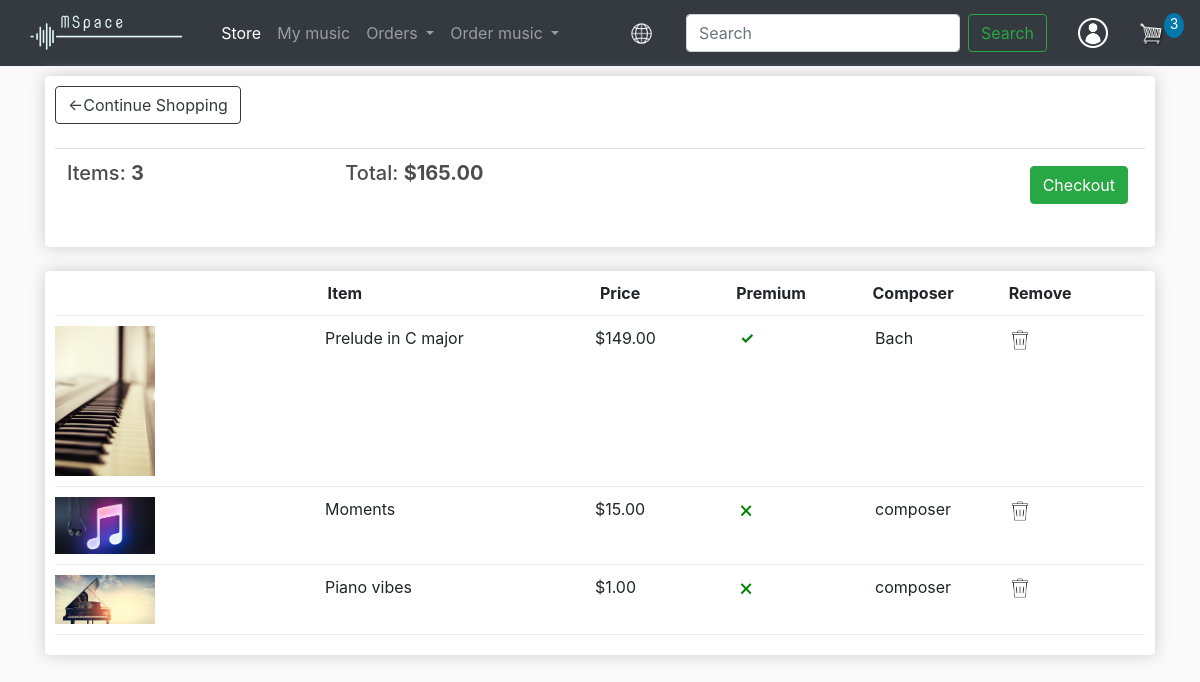
The app's page /cart/ (signed in) with its own data.
### store/models.py (models this page shows, shortened)
class Order(models.Model):
    customer = models.ForeignKey(Customer, on_delete=models.SET_NULL, blank=True, null=True)
    date_ordered = models.DateTimeField(auto_now_add=True)
    complete = models.BooleanField(max_length=200, null=True)
    project = models.CharField(max_length=200, null=True)
    transaction_id = models.CharField(max_length=200, null=True)
    @property
    def get_cart_total(self):
        order_items = self.orderitem_set.all()
        return sum([item.get_price for item in order_items])
    @property
    def get_cart_count(self):
        order_items = self.orderitem_set.all()
        return order_items.count()

class OrderItem(models.Model):
    product = models.ForeignKey(Product, on_delete=models.SET_NULL, blank=True, null=True)
    order = models.ForeignKey(Order, on_delete=models.SET_NULL, blank=True, null=True)
    date_added = models.DateTimeField(auto_now_add=True)
    premium = models.BooleanField(max_length=200, null=True)
    @property
    def get_price(self):
        if self.premium:
            return self.product.premium_price
        else:
            return self.product.standard_price

class Product(models.Model):
    name = models.CharField(max_length=200, null=True)
    description = models.CharField(max_length=500, null=True, blank=True)
    composer = models.ForeignKey(Composer, on_delete=models.SET_NULL, blank=True, null=True)
    image = models.ImageField(upload_to='images/products/', null=True, blank=True)
    file = models.FileField(upload_to='files/', max_length=200, null=True)
    duration = models.DurationField(null=True)
    standard_price = models.DecimalField(max_digits=7, decimal_places=2)
    premium_price = models.DecimalField(max_digits=7, decimal_places=2)
    genres = models.ManyToManyField(Genre, blank=True)
    instruments = models.ManyToManyField(Instrument, blank=True)
    emotions = models.ManyToManyField(Emotion, blank=True)
    @property
    def image_url(self):
        try:
            url = self.image.url
        except:
            url = ''
        return url

class Composer(models.Model):
    user = models.OneToOneField(User, on_delete=models.CASCADE, null=True, blank=True)
    name = models.CharField(max_length=50, null=True)
    first_name = models.CharField(max_length=50, null=True)
    last_name = models.CharField(max_length=50, null=True)
    email = models.EmailField(null=True)
    rating = models.FloatField(blank=True, null=True)
    image = models.ImageField(upload_to='images/composers/', null=True, blank=True)
    balance = models.FloatField(default=0, blank=True, null=True)
    def __str__(self):
        return self.user.username

### store/views.py (the view)
# urls.py: path('cart/', views.cart, name="cart"),
def cart(request):
    data = cartData(request)
    items = data['items']
    order = data['order']
    cartCount = data['cartCount']
    context = {'items': items, 'order': order, 'cartCount': cartCount}
    return render(request, 'store/cart.html', context)

### store/models.py (called while the page is built)
    @property
    def get_personal_data(self):
        try:
            personal_data = self.personaldata
        except:
            personal_data = None
        return personal_data

### store/templatetags/filters.py (called while the page is built)
def is_customer(user):
    try:
        client = user.customer
        return True
    except:
        return False

def remove_lang_code(url):
    url = re.sub(r'/?(uk|en)/?', "", url)
    if url == '' or url == '/':
        return ''
    return '/' + url

### store/utils.py (called while the page is built)
def cartData(request):
    if request.user.is_authenticated:
        try:
            customer = request.user.customer
            order, created = Order.objects.get_or_create(customer=customer, complete=False)
            items = order.orderitem_set.all()
            personal_data = request.user.customer.get_personal_data
            cartCount = order.get_cart_count
        except:
            order = None
            items = None
            personal_data = None
            cartCount = 0
    else:
        cookieData = cookieCart(request)
        items = cookieData['items']
        order = cookieData['order']
        cartCount = cookieData['cartCount']
        personal_data = None
    return {'items': items, 'order': order, 'cartCount': cartCount, 'personal_data': personal_data}

### store/templates/store/cart.html
{% extends 'store/main.html' %}
{% load static %}
{% block content %}
    <div class="row">
        <div class="col-lg-12">
            <div class="box-element">
                <a class="btn btn-outline-dark" href="{% url 'store' %}">&#x2190;Continue Shopping</a>
                <br>
                <br>
                <table class="table">
                    <tr>
                        <th><h5>Items: <strong>{{ order.get_cart_count }}</strong></h5></th>
                        <th><h5>Total: <strong>${{ order.get_cart_total|floatformat:2 }}</strong></h5></th>
                        <th>
                            <a style="float: right; margin:5px" class="btn btn-success" href="{% url 'checkout' %}">Checkout</a>
                        </th>
                    </tr>
                </table>
            </div>
            <br>
            <div class="box-element">
                <div class="cart-row">
                    <div style="flex:2"></div>
                    <div style="flex:2"><strong>Item</strong></div>
                    <div style="flex:1"><strong>Price</strong></div>
                    <div style="flex:1"><strong>Premium</strong></div>
                    <div style="flex:1"><strong>Composer</strong></div>
                    <div style="flex:1"><strong>Remove</strong></div>
                </div>
                {% for item in items %}
                    <div class="cart-row">
                        <div style="flex:2"><img class="row-image" src="{{ item.product.image_url }}"></div>
                        <div style="flex:2">{{ item.product.name }}</div>
                        ${% if item.premium %}
                            <div style="flex:1"><p>{{ item.product.premium_price|floatformat:2 }}</p></div>
                            <div style="flex:1; color:green; font-weight: bold">&#10003;</div>
                        {% else %}
                            <div style="flex:1"><p>{{ item.product.standard_price|floatformat:2 }}</p></div>
                            <div style="flex:1; color:green">&#128473;</div>
                        {% endif %}
                        <div style="flex:1">{{ item.product.composer }}</div>
                        <div style="flex:1"><img data-product={{ item.product.id }} data-action="remove" class="row-image update-cart" style="width:20px" src="{% static 'images/bin.png' %}"></div>
                </div>
                {% endfor %}
            </div>
        </div>
    </div>
{% endblock content %}

### static/css/main.css (style rules this page uses)
body { background-color: hsl(0, 0%, 98%); }
h1,h2,h3,h4,h5,h6 { color:hsl(0, 0%, 30%); }
.box-element { box-shadow:hsl(0, 0%, 80%) 0 0 16px; background-color: #fff; border-radius: 4px; padding: 10px; }
.col-lg-4, .col-lg-6, .col-lg-8, .col-lg-12 { margin-top: 10px; }
.row-image { width: 100px; }
.cart-row { display: flex; align-items: flex-stretch; padding-bottom: 10px; margin-bottom: 10px; border-bottom: 1px solid #ececec; }

### records on screen
Order: get_cart_count "3", get_cart_total "165.00"
OrderItem: product.image_url (picture), product.name "Prelude in C major", product.premium_price "149.00", product.composer "Bach"
OrderItem: product.image_url (picture), product.name "Moments", product.standard_price "15.00", product.composer "composer"
OrderItem: product.image_url (picture), product.name "Piano vibes", product.standard_price "1.00", product.composer "composer"

### other values on screen
{{ cartCount }} "3"
